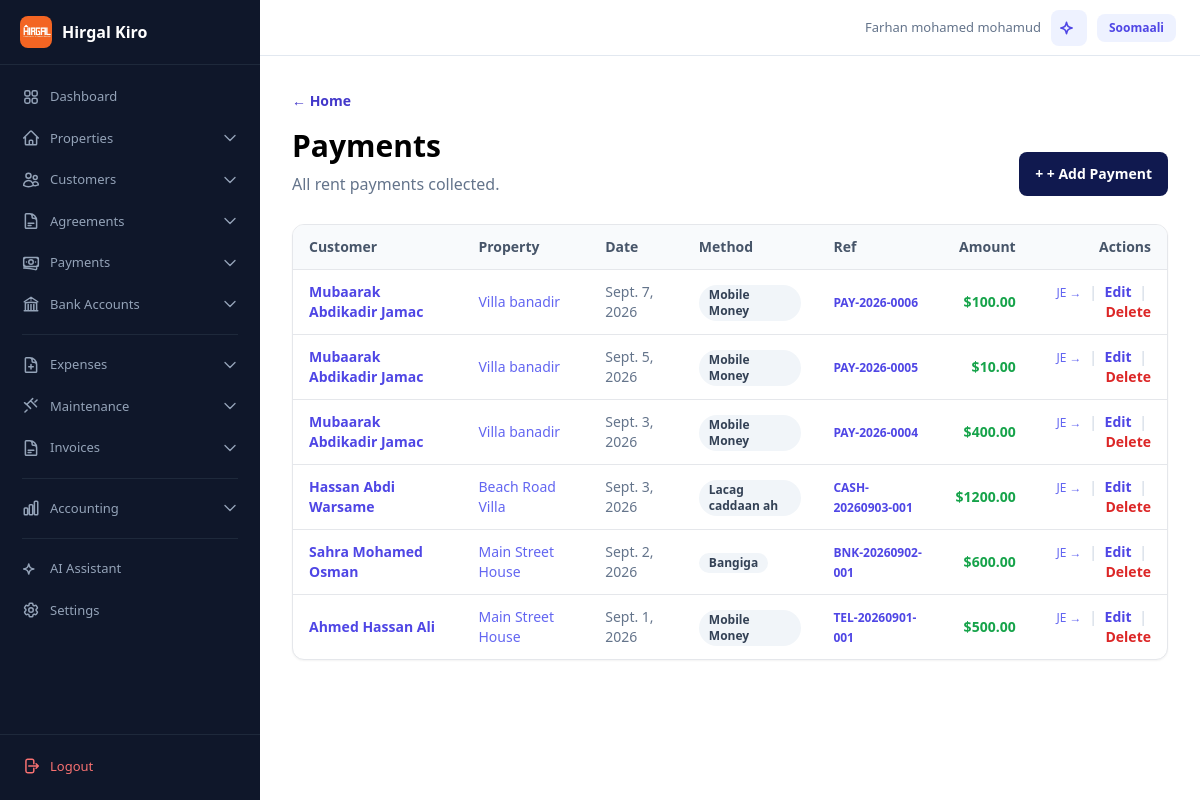
Screenshot of /lacag-bixinta/ (signed in) with the database file from the repository.
### accounts/models.py (models this page shows, shortened)
class User(AbstractBaseUser, PermissionsMixin):
    username = models.CharField(max_length=50, unique=True)
    phone_number = models.CharField(max_length=20, unique=True)
    full_name = models.CharField("Magaca oo buuxa", max_length=150)
    managed_account = models.ForeignKey(
        "self",
        on_delete=models.SET_NULL,
        null=True,
        blank=True,
        related_name="managed_users",
        verbose_name="Sii gelitaanka akoonka (Managed Account)",
        help_text="Dooro akoonka uu isticmaalahani maamulayo xogtiisa (Tusaale: Farxaan)."
    )
    is_active = models.BooleanField(default=True)
    is_approved = models.BooleanField("La ansixiyay", default=False)
    is_staff = models.BooleanField(default=False)
    date_joined = models.DateTimeField(auto_now_add=True)
    objects = UserManager()
    USERNAME_FIELD = "username"
    REQUIRED_FIELDS = ["phone_number", "full_name"]
    def get_data_owner(self):
        return self.managed_account if self.managed_account_id else self

### finance/models.py (models this page shows, shortened)
class Payment(models.Model):
    PAYMENT_METHODS = [("cash", "Lacag caddaan ah"), ("mobile_money", "Mobile Money"), ("bank", "Bangiga"), ("other", "Kale")]
    rental_agreement = models.ForeignKey(RentalAgreement, on_delete=models.PROTECT, related_name="payments")
    amount = models.DecimalField(max_digits=10, decimal_places=2)
    payment_date = models.DateField()
    payment_method = models.CharField(max_length=20, choices=PAYMENT_METHODS, default="mobile_money")
    bank_account = models.ForeignKey(BankAccount, on_delete=models.SET_NULL, null=True, blank=True, related_name="payments")
    destination_account = models.ForeignKey("accounting.Account", on_delete=models.SET_NULL, null=True, blank=True, related_name="payments_received", help_text="Xisaabta lacagta lagu shubay")
    invoice = models.ForeignKey("accounting.Invoice", on_delete=models.SET_NULL, null=True, blank=True, related_name="payments")
    journal_entry = models.OneToOneField("accounting.JournalEntry", on_delete=models.SET_NULL, null=True, blank=True, related_name="payment_source")
    reference_number = models.CharField(max_length=100, blank=True)
    notes = models.TextField(blank=True)
    created_at = models.DateTimeField(auto_now_add=True)

### rentals/models.py (models this page shows, shortened)
class RentalAgreement(models.Model):
    AGREEMENT_STATUSES = [("active", "Socda"), ("ended", "Dhammaaday"), ("cancelled", "La baajiyay")]
    RENTAL_SCOPES = [("whole_property", "Hantida oo dhan"), ("partial_property", "Qeyb ka mid ah")]
    tenant = models.ForeignKey(Tenant, on_delete=models.PROTECT, related_name="rental_agreements")
    property = models.ForeignKey(Property, on_delete=models.PROTECT, related_name="rental_agreements", null=True, blank=True)
    unit = models.ForeignKey(Unit, on_delete=models.PROTECT, null=True, blank=True, related_name="rental_agreements")
    room = models.ForeignKey(Room, on_delete=models.PROTECT, null=True, blank=True, related_name="rental_agreements")
    rental_scope = models.CharField(max_length=20, choices=RENTAL_SCOPES, default="whole_property")
    rented_space_count = models.PositiveIntegerField(default=1)
    agreed_monthly_rent = models.DecimalField(max_digits=10, decimal_places=2, default=0)
    start_date = models.DateField()
    end_date = models.DateField(null=True, blank=True)
    monthly_rent = models.DecimalField(max_digits=10, decimal_places=2)
    status = models.CharField(max_length=20, choices=AGREEMENT_STATUSES, default="active")
    notes = models.TextField(blank=True)
    class Meta:
        constraints = [
            models.CheckConstraint(condition=Q(end_date__isnull=True) | Q(end_date__gte=F("start_date")), name="agreement_end_after_start"),
            models.CheckConstraint(condition=Q(property__isnull=False) | Q(unit__isnull=False) | Q(room__isnull=False), name="agreement_has_rentable_space"),
        ]

class Tenant(models.Model):
    TENANT_TYPES = [("person", "Qof ama qoys"), ("business", "Ganacsi")]
    owner = models.ForeignKey(settings.AUTH_USER_MODEL, on_delete=models.CASCADE, related_name="tenants")
    full_name = models.CharField("Magaca qofka ama qoyska", max_length=150)
    tenant_type = models.CharField(max_length=20, choices=TENANT_TYPES, default="person")
    phone_number = models.CharField(max_length=20, blank=True, null=True)
    notes = models.TextField(blank=True)
    created_at = models.DateTimeField(auto_now_add=True)
    updated_at = models.DateTimeField(auto_now=True)
    class Meta:
        constraints = [models.UniqueConstraint(fields=["owner", "phone_number"], condition=~Q(phone_number=""), name="unique_tenant_phone_per_owner")]

### properties/models.py (models this page shows, shortened)
class Property(models.Model):
    PROPERTY_TYPES = [("home", "Guri"), ("apartment", "Apartment"), ("commercial", "Ganacsi"), ("mixed", "Isku-dhafan")]
    RESIDENTIAL_STRUCTURES = [("villa", "Filo"), ("multi_floor", "Guri dabaq")]
    owner = models.ForeignKey(settings.AUTH_USER_MODEL, on_delete=models.CASCADE, related_name="properties")
    name = models.CharField("Magaca hantida", max_length=150)
    property_type = models.CharField(max_length=20, choices=PROPERTY_TYPES, default="home")
    residential_structure = models.CharField(max_length=20, choices=RESIDENTIAL_STRUCTURES, default="villa")
    location = models.CharField(max_length=200)
    total_rentable_spaces = models.PositiveIntegerField(default=1)
    cover_image = models.ImageField(upload_to="property_covers/", null=True, blank=True)
    description = models.TextField(blank=True)
    created_at = models.DateTimeField(auto_now_add=True)
    updated_at = models.DateTimeField(auto_now=True)

### web/views.py (the view)
# urls.py: urlpatterns = [path("", PaymentListView.as_view()), path("summary/", PaymentSummaryView.as_view()), path("monthly-summary/", MonthlyPaymentSummaryView.as_view()), path("expenses/", PropertyExpenseView
class PaymentListView(HomeView):
    template_name = "web/payment_list.html"
    def get_context_data(self, **kwargs):
        context = super().get_context_data(**kwargs)
        context["payments"] = Payment.objects.filter(
            rental_agreement__tenant__owner=self.request.user.get_data_owner()
        ).select_related("rental_agreement__tenant", "rental_agreement__property").order_by("-payment_date", "-id")[:100]
        return context

### web/context_processors.py (called while the page is built)
def language_context(request):
    lang = request.GET.get("lang") or request.session.get("language", "en")
    if lang not in ("en", "so"):
        lang = "en"
    request.session["language"] = lang
    return {"current_language": lang}

### web/templatetags/i18n_tags.py (called while the page is built)
@register.simple_tag(takes_context=True)
def t(context, key):
    lang = context.get("current_language", "en")
    return get_translation(lang, key)

@register.simple_tag(takes_context=True)
def other_lang(context):
    current = context.get("current_language", "en")
    return "so" if current == "en" else "en"

@register.simple_tag(takes_context=True)
def other_lang_name(context):
    current = context.get("current_language", "en")
    return "Soomaali" if current == "en" else "English"

### web/translations.py (called while the page is built)
def get_translation(lang, key):
    if lang not in TRANSLATIONS:
        lang = "en"
    return TRANSLATIONS[lang].get(key, TRANSLATIONS["en"].get(key, key))

### templates/web/payment_list.html (shortened to what this page needs)
{% extends "base.html" %}
{% load i18n_tags %}
{% block content %}
<section class="mb-7 flex items-end justify-between">
    <div>
        <a class="text-sm font-semibold text-indigo-700" href="{% url 'home' %}">← {% t 'home' %}</a>
        <h1 class="mt-4 text-3xl font-bold">{% t 'payments' %}</h1>
        <p class="mt-2 text-slate-500">All rent payments collected.</p>
    </div>
    <a class="rounded-lg bg-ink px-4 py-3 text-sm font-bold text-white" href="{% url 'web-payment-create' %}">+ {% t 'add_payment' %}</a>
</section>
<section class="rounded-xl border bg-white shadow-sm overflow-hidden">
{% if payments %}
<div class="overflow-x-auto">
    <table class="w-full text-left text-sm">
        <thead class="border-b bg-slate-50 text-slate-600">
            <tr>
                <th class="px-4 py-3 font-semibold">Customer</th>
                <th class="px-4 py-3 font-semibold">Property</th>
                <th class="px-4 py-3 font-semibold">Date</th>
                <th class="px-4 py-3 font-semibold">Method</th>
                <th class="px-4 py-3 font-semibold">Ref</th>
                <th class="px-4 py-3 font-semibold text-right">Amount</th>
                <th class="px-4 py-3 font-semibold text-right">Actions</th>
            </tr>
        </thead>
        <tbody class="divide-y">
        {% for payment in payments %}
            <tr class="hover:bg-slate-50">
                <td class="px-4 py-3">
                    <a href="{% url 'web-tenant-detail' payment.rental_agreement.tenant.pk %}" class="font-semibold text-indigo-600 hover:underline">{{ payment.rental_agreement.tenant.full_name }}</a>
                </td>
                <td class="px-4 py-3">
                    <a href="{% url 'web-property-detail' payment.rental_agreement.property.pk %}" class="text-indigo-500 hover:underline">{{ payment.rental_agreement.property.name }}</a>
                </td>
                <td class="px-4 py-3 text-slate-500">{{ payment.payment_date }}</td>
                <td class="px-4 py-3">
                    <span class="inline-flex items-center rounded-full bg-slate-100 px-2.5 py-0.5 text-xs font-semibold text-slate-700">{{ payment.get_payment_method_display }}</span>
                </td>
                <td class="px-4 py-3">
                    <a href="{% url 'web-payment-detail' payment.pk %}" class="text-indigo-600 hover:underline font-semibold text-xs">{{ payment.reference_number|default:"-" }}</a>
                </td>
                <td class="px-4 py-3 text-right font-semibold text-green-600">${{ payment.amount }}</td>
                <td class="px-4 py-3 text-right">
                    {% if payment.journal_entry %}
                    <a href="{% url 'web-journal-detail' payment.journal_entry.pk %}" class="text-xs text-indigo-500 hover:underline">JE →</a>
                    <span class="mx-1 text-slate-300">|</span>
                    {% endif %}
                    <a href="{% url 'web-payment-edit' payment.pk %}" class="font-semibold text-indigo-600 hover:underline">{% t 'edit' %}</a>
                    <span class="mx-1 text-slate-300">|</span>
                    <a href="{% url 'web-payment-delete' payment.pk %}" class="font-semibold text-red-600 hover:underline">{% t 'delete' %}</a>
                </td>
            </tr>
        {% endfor %}
        </tbody>
    </table>
</div>
{% else %}
<div class="p-10 text-center">
    <p class="font-semibold text-slate-700">No payments yet.</p>
    <p class="mt-2 text-sm text-slate-500">Record a payment when a customer pays rent.</p>
</div>
{% endif %}
</section>
{% endblock %}

### templates/base.html (shortened to what this page needs)
{% load static i18n_tags %}
<!doctype html>
<html lang="{{ current_language }}">
<head>
    <script src="https://cdn.tailwindcss.com"></script>
</head>
<body>
    <div class="app-layout">
        {% if user.is_authenticated %}
        {% include "includes/sidebar.html" %}
        {% endif %}
        <div class="main-content"{% if not user.is_authenticated %} style="margin-left: 0"{% endif %}>
            {% if user.is_authenticated %}
            <div class="topbar no-print">
                <div class="topbar-right">
                    <span class="topbar-user">{{ request.user.full_name|default:request.user.username }}</span>
                    <a href="{% url 'web-chatbot' %}" class="rounded-lg bg-indigo-50 p-2 text-indigo-600 hover:bg-indigo-100" title="AI Assistant">
                    </a>
                    <a href="?lang={% other_lang %}" class="rounded-lg bg-indigo-50 px-3 py-1.5 text-xs font-semibold text-indigo-600 hover:bg-indigo-100">{% other_lang_name %}</a>
                </div>
            </div>
            {% endif %}
            <div class="p-4 md:p-6 lg:p-8">{% block content %}{% endblock %}</div>
        </div>
    </div>
</body>
</html>

### templates/base.html (style rules this page uses)
.app-layout { display: flex; min-height: 100vh; }
.main-content { flex: 1; margin-left: 260px; min-height: 100vh; }
.topbar { display: flex; align-items: center; justify-content: space-between; height: 56px; padding: 0 24px; background: white; border-bottom: 1px solid #e2e8f0; position: sticky; top: 0; z-index: 30; }
.topbar-right { display: flex; align-items: center; gap: 10px; }
.topbar-user { font-size: 13px; color: #64748b; font-weight: 500; }

### rows the page displays
User: user.full_name "Farhan mohamed mohamud"
Payment: rental_agreement.tenant.full_name "Mubaarak Abdikadir Jamac", rental_agreement.property.name "Villa banadir", payment_date "Sept. 7, 2026", payment_method "Mobile Money", reference_number "PAY-2026-0006", amount "100.00", shows "JE →", t "Edit", t "Delete"
Payment: rental_agreement.tenant.full_name "Mubaarak Abdikadir Jamac", rental_agreement.property.name "Villa banadir", payment_date "Sept. 5, 2026", payment_method "Mobile Money", reference_number "PAY-2026-0005", amount "10.00", shows "JE →", t "Edit", t "Delete"
Payment: rental_agreement.tenant.full_name "Mubaarak Abdikadir Jamac", rental_agreement.property.name "Villa banadir", payment_date "Sept. 3, 2026", payment_method "Mobile Money", reference_number "PAY-2026-0004", amount "400.00", shows "JE →", t "Edit", t "Delete"
Payment: rental_agreement.tenant.full_name "Hassan Abdi Warsame", rental_agreement.property.name "Beach Road Villa", payment_date "Sept. 3, 2026", payment_method "Lacag caddaan ah", reference_number "CASH-20260903-001", amount "1200.00", shows "JE →", t "Edit", t "Delete"
Payment: rental_agreement.tenant.full_name "Sahra Mohamed Osman", rental_agreement.property.name "Main Street House", payment_date "Sept. 2, 2026", payment_method "Bangiga", reference_number "BNK-20260902-001", amount "600.00", shows "JE →", t "Edit", t "Delete"
Payment: rental_agreement.tenant.full_name "Ahmed Hassan Ali", rental_agreement.property.name "Main Street House", payment_date "Sept. 1, 2026", payment_method "Mobile Money", reference_number "TEL-20260901-001", amount "500.00", shows "JE →", t "Edit", t "Delete"
